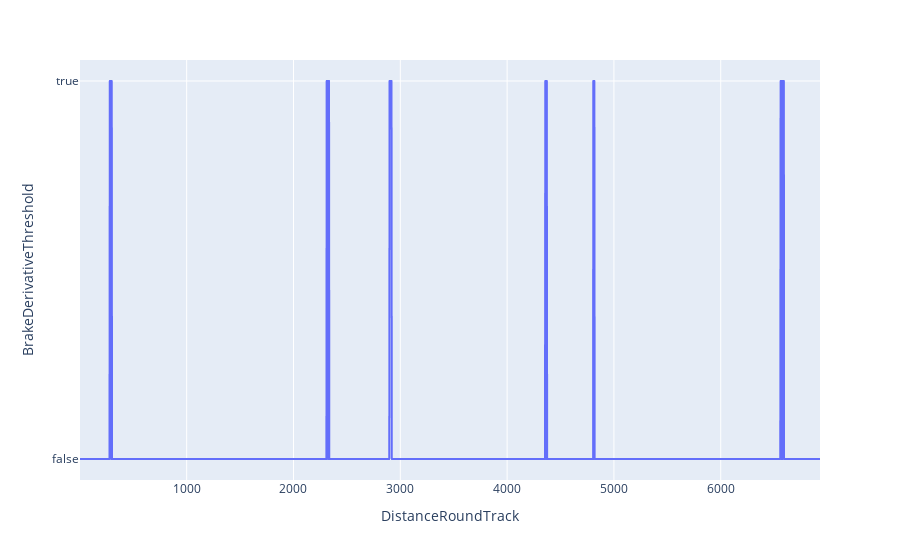

Write notebook code for a chart like this one.
### Code cell
# now identify points where the derivative starts to increase from 0 above a threshold of 0.4
df["BrakeDerivativeThreshold"] = df["BrakeDerivative"] > 0.05
fig = px.line(df, x="DistanceRoundTrack", y="BrakeDerivativeThreshold")
fig.show()

### Figure 1 — Plotly figure (JSON) as saved in the notebook; plotly's stock layout.template omitted (floating-point values rounded to 4 significant figures; data arrays with more than 128 entries replaced by an {"elided": "..."} marker saying what was removed)
{"data": [{"hovertemplate": "DistanceRoundTrack=%{x}<br>BrakeDerivativeThreshold=%{y}<extra></extra>", "legendgroup": "", "line": {"color": "#636efa", "dash": "solid"}, "marker": {"symbol": "circle"}, "mode": "lines", "name": "", "showlegend": false, "type": "scattergl", "x": {"elided": "3312 float values"}, "xaxis": "x", "y": {"elided": "3312 bool values"}, "yaxis": "y"}], "layout": {"legend": {"tracegroupgap": 0}, "margin": {"t": 60}, "xaxis": {"anchor": "y", "domain": [0, 1], "title": {"text": "DistanceRoundTrack"}}, "yaxis": {"anchor": "x", "domain": [0, 1], "title": {"text": "BrakeDerivativeThreshold"}}}}
